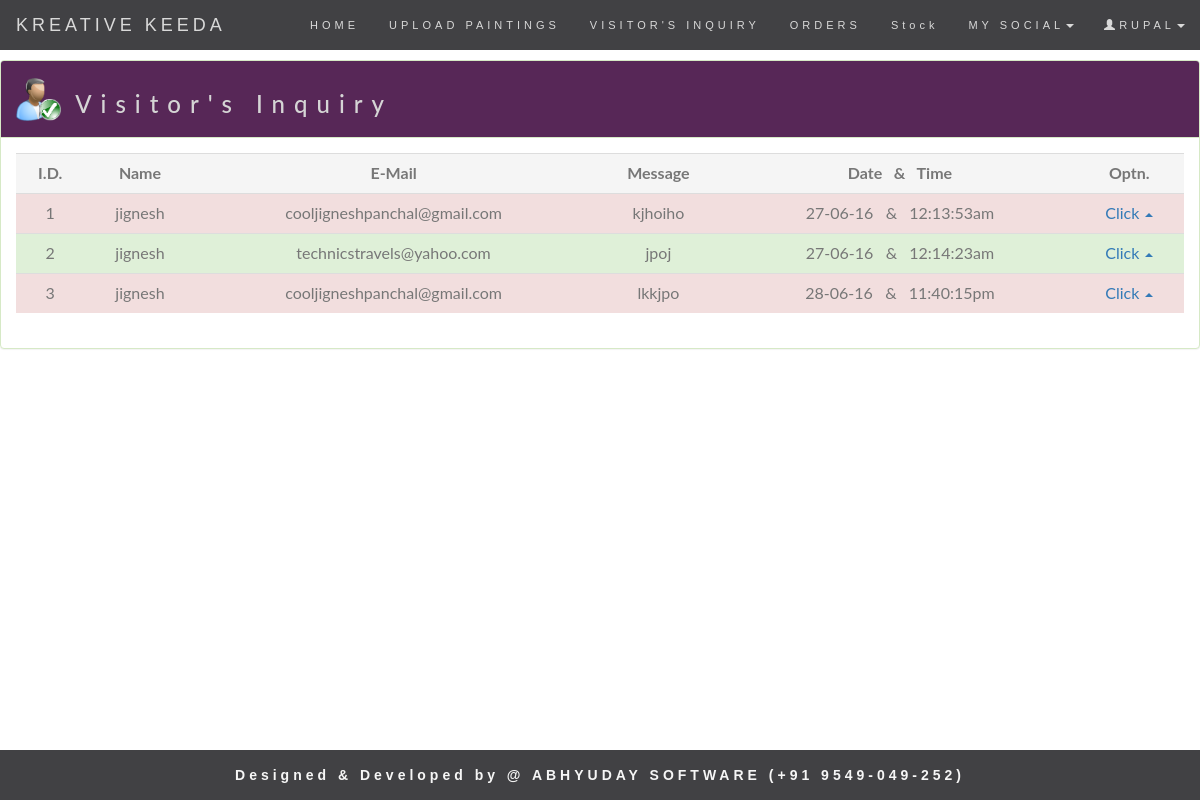
Screenshot of /adminrupal121/contactus_view (signed in) with the database file from the repository.
### tables this page shows
CREATE TABLE IF NOT EXISTS `contact_us` (
  `id` int(11) NOT NULL,
  `name` varchar(50) NOT NULL,
  `email` varchar(70) NOT NULL,
  `message` text NOT NULL,
  `date` varchar(20) NOT NULL,
  `time` varchar(20) NOT NULL,
  `status` int(11) NOT NULL
);

### adminrupal121/contactus_view.php (the view, shortened to what this page needs)
<html>
	<head>
		<link rel="stylesheet" href="css/bootstrap.min.css">
		<link rel="stylesheet" href="css/bootstrap.css">
		<link rel="stylesheet" href="css/style.css">
	</head>
	<body id="myPage" data-spy="scroll" data-target=".navbar" data-offset="50">
		<nav class="navbar navbar-default navbar-fixed-top">
			<div class="container-fluid">
				<div class="navbar-header">
					<a class="navbar-brand" href="#myPage" style="margin-left:-14px;">KREATIVE KEEDA</a>
				</div>
				<div class="collapse navbar-collapse" id="myNavbar">
					<ul class="nav navbar-nav navbar-right">
						<li><a href="#" onclick="home()" title="HOME">HOME</a></li>
						<li><a href="#" onclick="uploadpainting()" title="HOME">UPLOAD PAINTINGS</a></li>
						<li><a href="#" onclick="contactus_view()" title="ABOUT US">VISITOR'S INQUIRY</a></li>
						<li><a href="#" onclick="orders()" title="GALLERY & BUY PAINTINGS">ORDERS</a></li>
						<li><a href="#" onclick="stock()" title="Stock">Stock</a></li>
						<li class="dropdown">
							<a class="dropdown-toggle" data-toggle="dropdown" href="#" title="Social Networks">MY SOCIAL<span class="caret"></span></a>
						</li>
						<li class="dropdown">
							<a class="dropdown-toggle" data-toggle="dropdown" href="#">
								<span class="glyphicon glyphicon-user"></span>RUPAL<span class="caret"></span>
							</a>
						</li>
					</ul>
				</div>
			</div>
		</nav>
		<div class="panel panel-success" style="margin-top:60px;">
			<div class="panel-heading" style="background: rgb(87, 39, 87) none repeat scroll 0% 0%;">
				<table>
					<tr>
						<td>
							<img src="img/admin.png" height="43px" width="45px">
						</td>
						<td>
							<h3 style="color:d5d5d5; letter-spacing:9px;">&nbsp;Visitor's Inquiry</h3>
						</td>
					</tr>
				</table>
			</div>
			<div class="panel-body">
				<table class="table table-hover">
					<tr class="active" align="center">
						<td><b>I.D.</b></td>
						<td><b>Name</b></td>
						<td><b>E-Mail</b></td>
						<td><b>Message</b></td>
						<td><b>Date &nbsp; & &nbsp; Time</b></td>
						<td><b>Optn.</b></td>
					</tr>
					<?php
						$sql = "select * from contact_us";
						$rs = mysql_query($sql);
						while($row = mysql_fetch_array($rs))
						{
							$sts=$row[6];
							if($sts==0)
							{
								echo  "<tr class='danger' align='center'>";
							}
							else
							{
								echo  "<tr class='success' align='center'>";
							}
								echo "<td>".$row[0]."</td>";
								echo "<td>".$row[1]."</td>";
								echo "<td>".$row[2]."</td>";
								echo "<td>".$row[3]."</td>";
								echo "<td>".$row[4]." &nbsp; & &nbsp; ".$row[5]."</td>";
							echo 	"<td>
											<div class='dropup'>
												<a href='#' class='dropdown-toggle' data-toggle='dropdown' title='Click for Options'>
													Click <b class='caret'></b>
												</a>
												<ul role='menu' class='dropdown-menu dropdown-menu-right'>
													<li><a href='checked?id=$row[0]' title='Checked'> Checked <br><br><br></a></li>
													<li role='presentation' class='divider'></li>
													<li><a href='delete_contactus?id=$row[0]' title='Delete Record'> <font color='maroon'> Delete Record </font> </a></li>
												</ul>
											</div>
										</td>";
							echo "</tr>";
						}
					?>
				</table>
			</div>
		</div>
		<div class="navbar navbar-default navbar-fixed-bottom">
			<footer class="text-center">
				<h5 style="margin-top:18px">
					<b>
						Designed & Developed by @ <a href="#" data-toggle="tooltip" title="Contact ABHYUDAY SOFTWARE">ABHYUDAY SOFTWARE (+91 9549-049-252)</a>
					</b>
				</h5>
			</footer>
		</div>
	</body>
</html>

### adminrupal121/css/style.css (style rules this page uses)
body { font: 400 15px/1.8 Lato, sans-serif; color: #777; background:; }
.navbar { font-family: Montserrat, sans-serif; margin-bottom: 0; background-color: #2d2d30; border: 0; font-size: 11px !important; letter-spacing: 4px; opacity: 0.9; }
.navbar li a, .navbar .navbar-brand { color: #d5d5d5 !important; }
footer { background-color: #2d2d30; color: #f5f5f5; padding: px; }
footer a { color: #f5f5f5; }

### rows the page displays
contact_us: id "1", name "jignesh", email "cooljigneshpanchal@gmail.com", message "kjhoiho", date "27-06-16", time "12:13:53am"
contact_us: id "2", name "jignesh", email "technicstravels@yahoo.com", message "jpoj", date "27-06-16", time "12:14:23am"
contact_us: id "3", name "jignesh", email "cooljigneshpanchal@gmail.com", message "lkkjpo", date "28-06-16", time "11:40:15pm"
